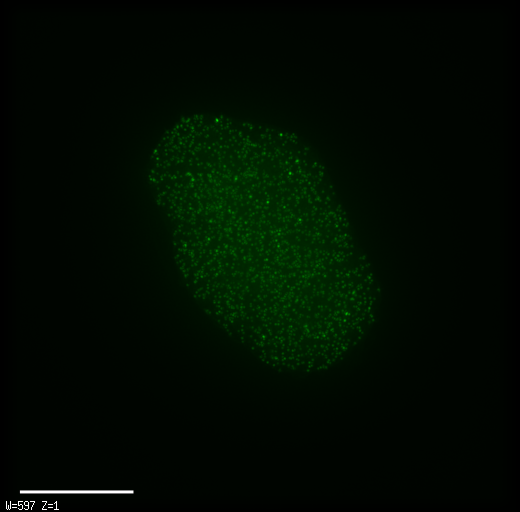
#> input picture Image_processing/green.tif, 520 x 512 px
$ jupyter execute Pillow.ipynb
#> lines starting #> are read from the running program, lines starting #| are printed output that depends on the picture
# **Images Processing with Pillow**

### Simón Villanueva Corrales

As stated in the documentation, [Pillow](https://pillow.readthedocs.io/en/5.2.x/) is the friendly PIL fork by Alex Clark and Contributors. PIL is the Python Imaging Library by Fredrik Lundh and Contributors.
<bc>
The aim of this notebook is to explore the Pillow documentation and find a way to quantify the luminescence  of two fluorescence microscopy images.

[cell 1]
from PIL import Image

[cell 2]
im_g = Image.open("green.tif")
#> im_g is the input picture: PIL image 520x512 RGB; mean R, G, B 0.4, 11.4, 0.4
im_r = Image.open("red.tif")
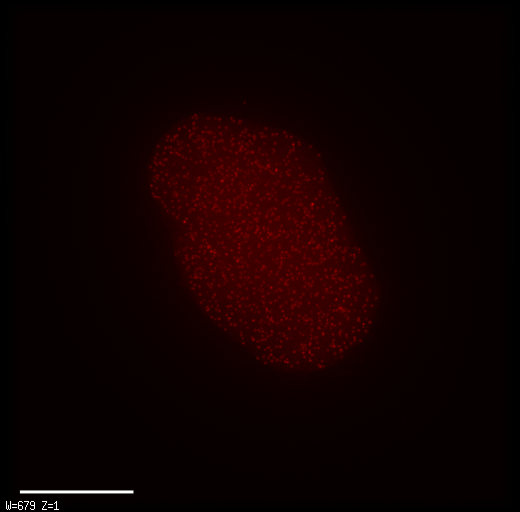
#> input picture Image_processing/red.tif, 520 x 512 px
#> im_r is the input picture: PIL image 520x512 RGB; mean R, G, B 16.6, 0.4, 0.4

Some features of the images

From the green:

[cell 3]
print(im_g.format, im_g.size, im_g.mode)
#| TIFF (520, 512) RGB
im_g.show()

From the red:

[cell 4]
print(im_r.format, im_r.size, im_r.mode)
#| TIFF (520, 512) RGB
im_r.show()

Let us try to slice the image to isolate the cell

[cell 5]
box = (130,100,390,380)
im_gc = im_g.crop(box)
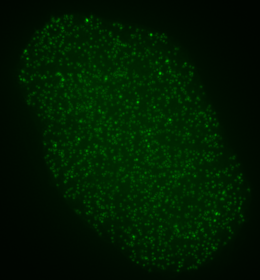
#> im_gc: PIL image 260x280 RGB; mean R, G, B 0, 27.1, 0
im_gc.show()

Seems like these dimensions capture the cell properly

Let us separate the green image by RGB components

[cell 6]
r, g, b = im_g.split()
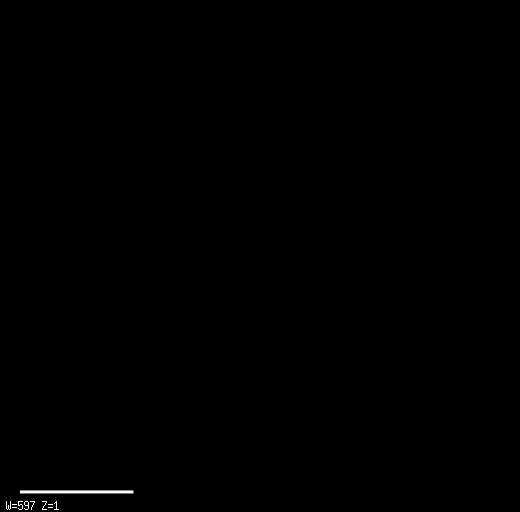
#> r: PIL image 520x512 L; min 0, max 255, mean 0.4
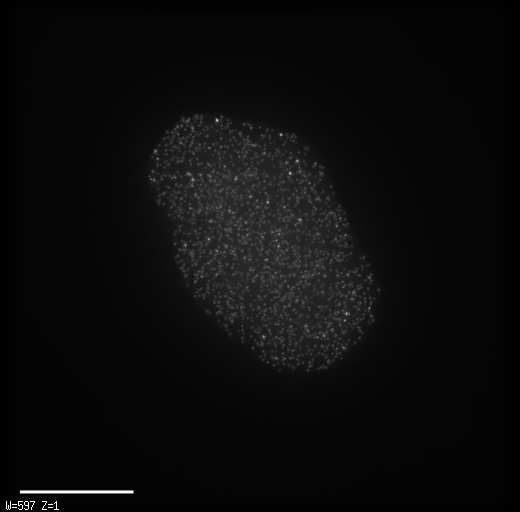
#> g: PIL image 520x512 L; min 0, max 255, mean 11.4
im = Image.merge("RGB", (b, g, r))
r.show()
b.show()
g.show()

Curiously, red and blue components don't project images, in contrast with the green one. This could ease the quantification of luminescence in each image. It is the same for the red image?

[cell 7]
r, g, b = im_r.split()
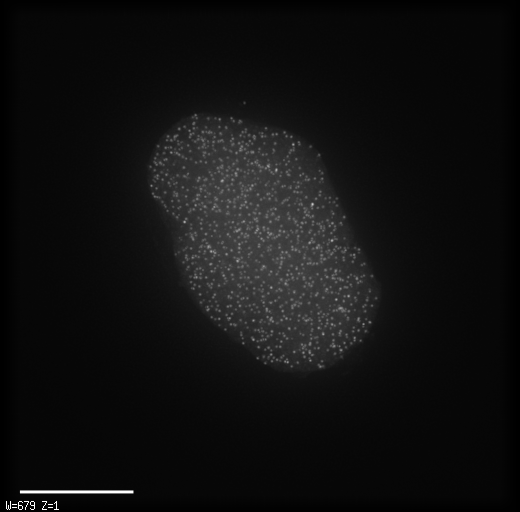
#> r: PIL image 520x512 L; min 0, max 255, mean 16.6
im = Image.merge("RGB", (b, g, r))
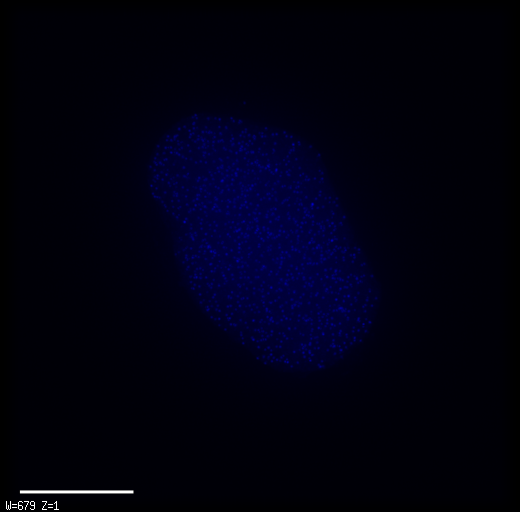
#> im: PIL image 520x512 RGB; mean R, G, B 0.4, 0.4, 16.6
r.show()
b.show()
g.show()

Yes, it does.

Apparently, the method getdata() also list the information. To get a better idea of how does the color is distributed, lets make an histogram

[cell 8]
len(list(im_g.getdata()))
#> Out = 266240

Note that 520 x 512 = 266240

[cell 9]
import seaborn as sns
sns.set()

[cell 10]
sns.distplot(list(im_g.getdata(band=1))) # Band = 1 returns the green band
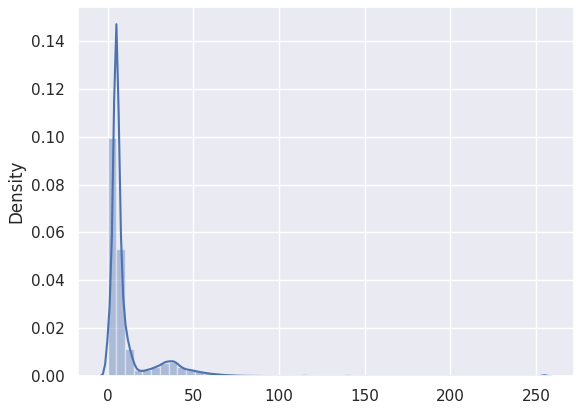
#> figure drawn by matplotlib, 1 panel; tallest bar 0.0995 high, from x = 0 to 5.1; curve peaks at x = 5.17, y = 0.147

Not what expected, neither very informative

It is possible to get the data of the colour of each pixel in the same list and divide it by band. Giving those lists, we can sum all the values of the pixels in each band.

[cell 11]
sum(list(im_g.getdata(band=1))) # Green band
#> Out = 3040852

[cell 12]
sum(list(im_g.getdata(band=0))) # Red band
#> Out = 119274

[cell 13]
sum(list(im_g.getdata(band=2))) # Blue band
#> Out = 119274

The green band clearly has a higher number than the blue and the red ones. Curiously enough, the red and the blue have the same values. It seems to be the colour value of the background. If it is true, the blue and green bands of the red image should have the same values. Let us check that

[cell 14]
sum(list(im_r.getdata(band=0)))
#> Out = 4408796

[cell 15]
sum(list(im_r.getdata(band=1)))
#> Out = 119274

[cell 16]
sum(list(im_r.getdata(band=2)))
#> Out = 119274

They have the same values! Maybe those values effectively are from the background.

We should be able to get the same from the getcolors() method, which returns a list with the format (count,pixel). Thus, a productsum should be the way.

[cell 17]
gb_ig = 0
rb_ig = 0
bb_ig = 0
for line in im_g.getcolors():
    rb_ig += line[0]*line[1][0]
    gb_ig += line[0]*line[1][1]
    bb_ig += line[0]*line[1][2]
#> this loop made 164 passes
#> (line, rb_ig, gb_ig, bb_ig) on passes 1 to 3: ((353, (255, 255, 255)), 90015, 90015, 90015), ((1614, (0, 34, 0)), 90015, 144891, 90015), ((6, (0, 97, 0)), 90015, 145473, 90015)
#> after the loop, bb_ig = 119274; gb_ig = 3040852; rb_ig = 119274
print("The red sum is %i" % rb_ig)
#| The red sum is 119274
print("The green sum is %i" % gb_ig)
#| The green sum is 3040852
print("The blue sum is %i" % bb_ig)
#| The blue sum is 119274

It worked again! Let us just check the red image

[cell 18]
gb_ir = 0
rb_ir = 0
bb_ir = 0
for line in im_r.getcolors():
    rb_ir += line[0]*line[1][0]
    gb_ir += line[0]*line[1][1]
    bb_ir += line[0]*line[1][2]
#> this loop made 168 passes
#> (line, rb_ir, gb_ir, bb_ir) on passes 1 to 3: ((353, (255, 255, 255)), 90015, 90015, 90015), ((1, (16, 16, 16)), 90031, 90031, 90031), ((1, (66, 66, 66)), 90097, 90097, 90097)
#> after the loop, bb_ir = 119274; gb_ir = 119274; rb_ir = 4408796
print("The red sum is %i" % rb_ir)
#| The red sum is 4408796
print("The green sum is %i" % gb_ir)
#| The green sum is 119274
print("The blue sum is %i" % bb_ir)
#| The blue sum is 119274

Hence, the ratio of luminescence between both images is:

Green / Red

[cell 19]
gb_ig / rb_ir
#> Out = 0.69

Red / Green

[cell 20]
rb_ir / gb_ig
#> Out = 1.45

PD: Bro, I actually do not remember which are the RNApolymerase and which the RNA of your protein, so I am not sure if it actually is overexpressed or underexpressed. I am quite sure you can do the subsequent analysis.
<bc>
However, I have some doubts, bear the next considerations in mind:

If we actually determined the "colour value" of the background, should this value be substracted from the main value? If we do, the Red/Green ratio is slightly modified as follows:

[cell 21]
(rb_ir - gb_ir) / (gb_ig - rb_ig)
#> Out = 1.47

Additionally, as you see above, the image can be cropped. I determined the dimensions in the box variable by visual inspection. What would happen if we do the previous analysis with the cropped image?

[cell 22]
box = (130,100,390,380)
im_rc = im_r.crop(box)
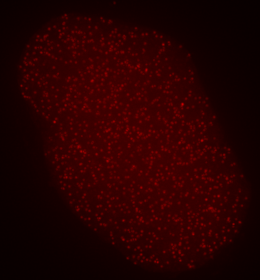
#> im_rc: PIL image 260x280 RGB; mean R, G, B 39.4, 0, 0
im_rc.show()

[cell 23]
sum(list(im_rc.getdata(band=0)))
#> Out = 2867498

[cell 24]
sum(list(im_rc.getdata(band=1)))
#> Out = 0

[cell 25]
sum(list(im_rc.getdata(band=2)))
#> Out = 0

It is very curious that with the cropped image the background "colour value" is 0

[cell 26]
box = (130,100,390,380)
im_gc = im_g.crop(box)
im_gc.show()

[cell 27]
sum(list(im_gc.getdata(band=0)))
#> Out = 0

[cell 28]
sum(list(im_gc.getdata(band=1)))
#> Out = 1970716

[cell 29]
sum(list(im_gc.getdata(band=2)))
#> Out = 0

Finally the Red/Green ratio:

[cell 30]
sum(list(im_rc.getdata(band=0)))/sum(list(im_gc.getdata(band=1)))
#> Out = 1.46
